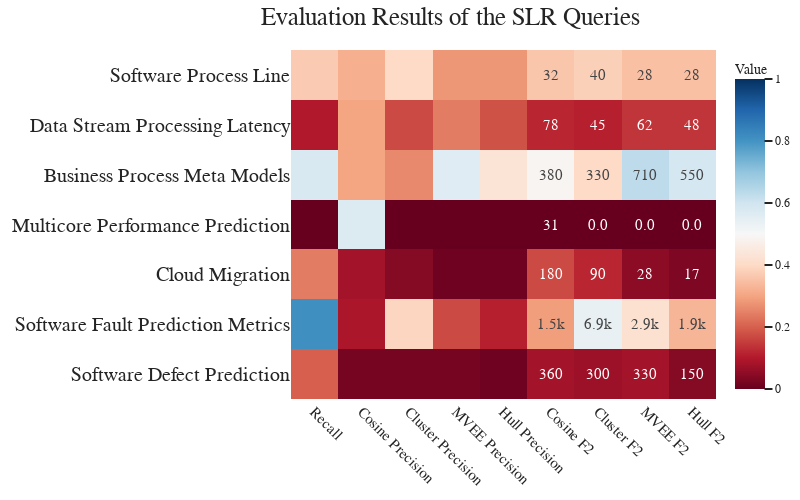

Here is the notebook cell this chart was saved with:
### Code cell
q_type = "SLR"
temp = plt_df[plt_df["Index"] == q_type].round(2).drop(["Query", "Index"], axis=1)
heatmap_color = np.array(
    [temp[clm].values for clm in temp.columns if "Relevant" in clm]
).T
temp.index = temp["Topic"]
temp = temp[
    [
        "Recall",
        "Cosine Precision",
        "Cluster Precision",
        "MVEE Precision",
        "Hull Precision",
        "Cosine F2",
        "Cluster F2",
        "MVEE F2",
        "Hull F2",
    ]
]
customdata = np.full((len(temp), len(temp.columns)), "", dtype=object)
customdata[:, -4:] = heatmap_color
fig = px.imshow(
    temp,
    title=f"Evaluation Results of the {q_type} Queries",
    labels=dict(x="Metric", y="Topic", color="Value"),
    aspect="auto",
    color_continuous_scale="RdBu",zmin=0, zmax=1
)
fig.data[0].text = customdata
fig.data[0].texttemplate = "%{text:.2s}"
fig.update_layout(**PLOT_CONFIGS)
fig.update_layout(
    yaxis_tickfont_size=20,
    title_x=0.8,
    margin={"t": 50, "b": 0, "r": 0, "l": 0},
)
fig.update_traces(textfont_size=15)
fig.show()
# pio.write_image(
#     fig, f"LitQEval-report/pics/{q_type.lower()}_results.pdf", width=1100, height=800
# )

### Figure 1 — Plotly figure (JSON) as saved in the notebook; plotly's stock layout.template omitted (floating-point values rounded to 4 significant figures)
{"data": [{"coloraxis": "coloraxis", "hovertemplate": "Metric: %{x}<br>Topic: %{y}<br>Value: %{z}<extra></extra>", "name": "0", "text": [["", "", "", "", "", 32, 40, 28, 28], ["", "", "", "", "", 78, 45, 62, 48], ["", "", "", "", "", 380, 326, 705, 549], ["", "", "", "", "", 31, 0, 0, 0], ["", "", "", "", "", 177, 90, 28, 17], ["", "", "", "", "", 1523, 6906, 2944, 1870], ["", "", "", "", "", 355, 295, 332, 153]], "textfont": {"size": 15}, "texttemplate": "%{text:.2s}", "type": "heatmap", "x": ["Recall", "Cosine Precision", "Cluster Precision", "MVEE Precision", "Hull Precision", "Cosine F2", "Cluster F2", "MVEE F2", "Hull F2"], "xaxis": "x", "y": ["Software Process Line", "Data Stream Processing Latency", "Business Process Meta Models", "Multicore Performance Prediction", "Cloud Migration", "Software Fault Prediction Metrics", "Software Defect Prediction"], "yaxis": "y", "z": [[0.37, 0.32, 0.4, 0.28, 0.28, 0.36, 0.38, 0.35, 0.35], [0.1, 0.3, 0.17, 0.24, 0.18, 0.12, 0.11, 0.14, 0.14], [0.58, 0.3, 0.26, 0.56, 0.43, 0.49, 0.4, 0.63, 0.59], [0, 0.57, 0, 0, 0, 0, 0, 0, 0], [0.24, 0.08, 0.04, 0.01, 0.01, 0.17, 0.12, 0.05, 0.03], [0.81, 0.09, 0.39, 0.17, 0.11, 0.29, 0.54, 0.42, 0.33], [0.2, 0.02, 0.02, 0.02, 0.01, 0.08, 0.07, 0.08, 0.04]]}], "layout": {"coloraxis": {"cmax": 1, "cmin": 0, "colorbar": {"title": {"text": "Value"}}, "colorscale": [[0, "rgb(103,0,31)"], [0.1, "rgb(178,24,43)"], [0.2, "rgb(214,96,77)"], [0.3, "rgb(244,165,130)"], [0.4, "rgb(253,219,199)"], [0.5, "rgb(247,247,247)"], [0.6, "rgb(209,229,240)"], [0.7, "rgb(146,197,222)"], [0.8, "rgb(67,147,195)"], [0.9, "rgb(33,102,172)"], [1, "rgb(5,48,97)"]]}, "font": {"family": "Modern Computer"}, "height": 500, "legend": {"font": {"size": 15}, "orientation": "h", "title": {"text": ""}, "x": 0.5, "xanchor": "center", "y": -1.5, "yanchor": "bottom"}, "margin": {"b": 0, "l": 0, "r": 0, "t": 50}, "showlegend": true, "title": {"font": {"family": "Modern Computer", "size": 25}, "text": "Evaluation Results of the SLR Queries", "x": 0.8}, "width": 800, "xaxis": {"anchor": "y", "domain": [0, 1], "tickangle": 45, "tickfont": {"size": 15}, "title": {"font": {"size": 12}, "text": ""}}, "yaxis": {"anchor": "x", "autorange": "reversed", "domain": [0, 1], "tickfont": {"size": 20}, "title": {"font": {"size": 12}, "text": ""}}}}
